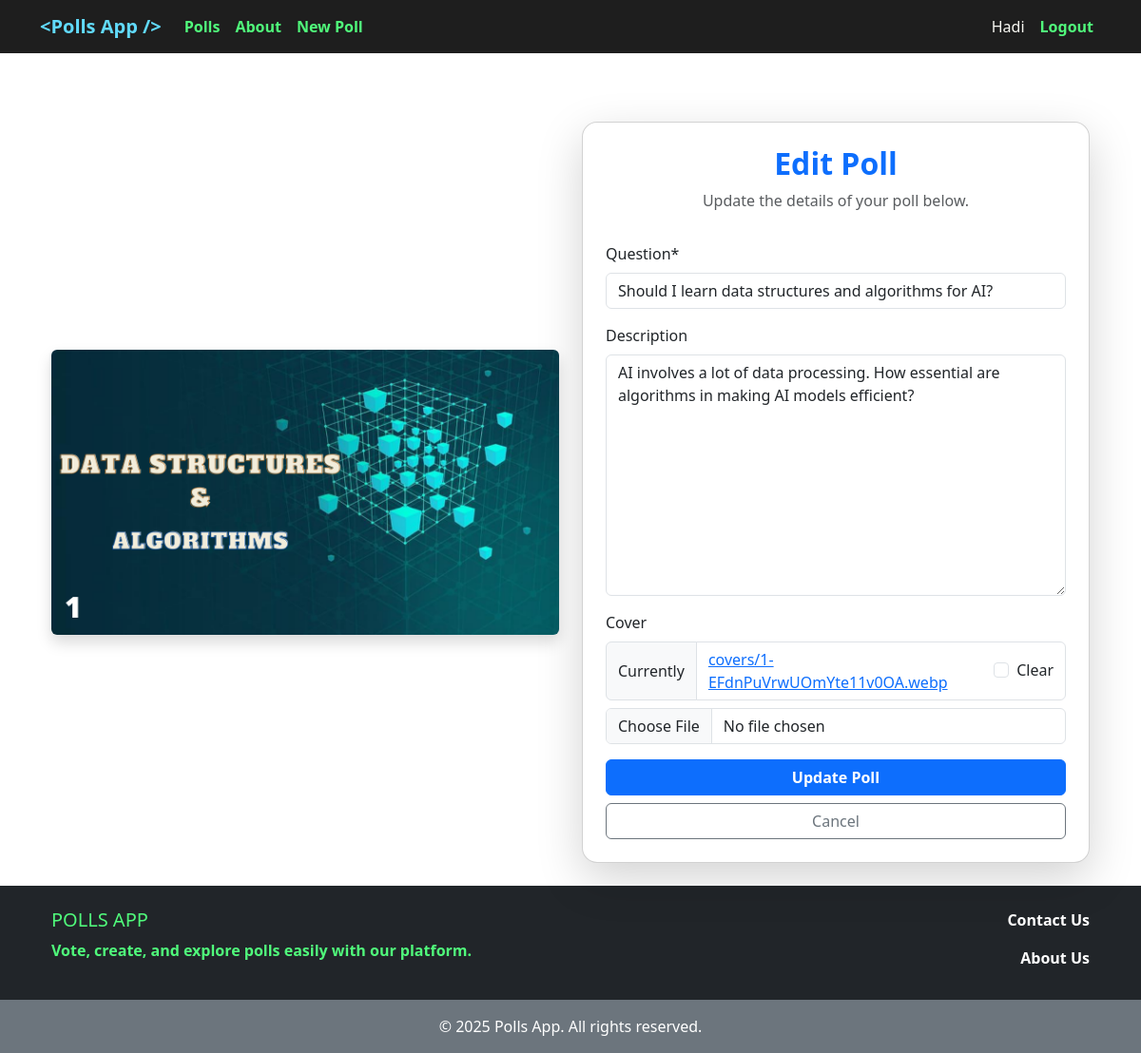
/poll/29/edit/ (signed in), run on the app's committed database.
### accounts/models.py (models this page shows)
class CustomUser(AbstractUser):
    ROLE_CHOICES = [
        ('M', 'Manager'),
        ('E', 'Employee'),
        ('S', 'Student'),
        ('O', 'Other'),
    ]
    role = models.CharField(choices=ROLE_CHOICES, max_length=1, default=ROLE_CHOICES[3][0])

### polls/models.py (models this page shows, shortened)
class Poll(models.Model):
    question = models.CharField(max_length=700)
    user = models.ForeignKey(get_user_model(), on_delete=models.CASCADE)
    description = models.TextField(blank=True)
    cover = models.ImageField(upload_to='covers/', blank=True)
    up_vote = models.PositiveIntegerField(default=0)
    down_vote = models.PositiveIntegerField(default=0)
    upvoted_by = models.ManyToManyField(get_user_model(), related_name='upvoted_polls', blank=True)
    downvoted_by = models.ManyToManyField(get_user_model(), related_name='downvoted_polls', blank=True)
    datetime_created = models.DateTimeField(auto_now_add=True)
    datetime_modified = models.DateTimeField(auto_now=True)
    def get_absolute_url(self):
        return reverse('poll_detail', kwargs={'pk': self.pk})

### polls/views.py (the view)
# urls.py: path('poll/<int:pk>/edit/', poll_update_view, name='poll_update'),
@login_required
def poll_update_view(request, pk):
    poll = get_object_or_404(Poll, pk=pk)
    if request.user != poll.user:
        messages.error(request, "You are not allowed to edit this poll.")
        return redirect("polls_list")  # Redirect to poll list
    if request.method == "POST":
        form = PollForm(request.POST, request.FILES, instance=poll)
        if form.is_valid():
            form.save()
            messages.success(request, "Poll updated successfully!")
            return redirect("poll_detail", pk=poll.pk)
    else:
        form = PollForm(instance=poll)
    return render(request, "polls/poll_update.html", {"form": form, 'poll': poll})

### polls/forms.py
class PollForm(forms.ModelForm):
    class Meta:
        model = Poll
        fields = ['question', 'description', 'cover']

### polls/templates/polls/poll_update.html (shortened to what this page needs)
{% extends '_base.html' %}
{% load crispy_forms_tags %}
{% block content %}
<div class="container mt-5">
    <div class="row justify-content-center align-items-center">
        <div class="col-md-6 text-center">
            {% if poll.cover %}
                <img src="{{ poll.cover.url }}" class="img-fluid rounded shadow" alt="Poll Image" loading="lazy">
            {% else %}
                <img src="https://placehold.co/400x250" class="img-fluid rounded shadow" alt="Placeholder Image">
            {% endif %}
        </div>
        <div class="col-md-6">
            <div class="card shadow-lg p-4 rounded-4">
                <div class="text-center mb-3">
                    <h2 class="fw-bold text-primary">Edit Poll</h2>
                    <p class="text-muted">Update the details of your poll below.</p>
                </div>
                <form method="POST" enctype="multipart/form-data">
                    <div class="mb-3">
                        {{ form|crispy }}
                    </div>
                    <button type="submit" class="btn btn-primary w-100 fw-bold">Update Poll</button>
                    <a href="{{ poll.get_absolute_url }}" class="btn btn-outline-secondary w-100 mt-2">Cancel</a>
                </form>
            </div>
        </div>
    </div>
</div>
{% endblock content %}

### templates/_base.html (shortened to what this page needs)
{% load static %}
<!doctype html>
<html lang="en">
<head>
    <link href="https://cdn.jsdelivr.net/npm/bootstrap@5.3.3/dist/css/bootstrap.min.css"
          rel="stylesheet"
>
</head>
<body>
<nav class="navbar navbar-expand-lg navbar-dark" style="background-color: #1e1e1e;">
    <div class="container">
        <a class="navbar-brand" href="{% url 'polls_list' %}" style="font-weight: bold; color: #61dafb;">&lt;Polls App /&gt;</a>
        <div class="collapse navbar-collapse" id="navbarNav">
            <ul class="navbar-nav">
                <li class="nav-item">
                    <a class="nav-link" href="{% url 'polls_list' %}"
                       style="color: #50fa7b; font-weight: bold;">Polls</a>
                </li>
                <li class="nav-item">
                    <a class="nav-link" href="{% url 'aboutus' %}" style="color: #50fa7b; font-weight: bold;">About</a>
                </li>
                <li class="nav-item">
                    <a class="nav-link" href="{% url 'poll_create' %}" style="color: #50fa7b; font-weight: bold;">New Poll</a>
                </li>
            </ul>
            <ul class="navbar-nav ms-auto">
                {% if user.is_authenticated %}
                    <li class="nav-item">
                        <span class="nav-link" style="color: #f8f8f2;">{{ user.username|capfirst }}</span>
                    </li>
                    <li class="nav-item">
                        <a class="nav-link" href="{% url 'account_logout' %}"
                           style="color: #50fa7b; font-weight: bold;">Logout</a>
                    </li>
                {% endif %}
            </ul>
        </div>
    </div>
</nav>
<div class="content-wrapper container my-4">
    {% block content %}{% endblock content %}
</div>
<footer class="text-center text-lg-start bg-dark text-white mt-auto">
    <div class="container p-4">
        <div class="row">
            <div class="col-md-6" style="color: #50fa7b; font-weight: bold;">
                <h5 class="text-uppercase">Polls App</h5>
                <p>Vote, create, and explore polls easily with our platform.</p>
            </div>
            <div class="col-md-6 text-md-end">
                <a href="https://github.com/amahadnejad" class="text-white text-decoration-none fw-bold d-block">
                    Contact Us
                </a>
                <a href="{% url 'aboutus' %}" class="text-white text-decoration-none fw-bold d-block mt-3">
                    About Us
                </a>
            </div>
        </div>
    </div>
    <div class="text-center p-3 bg-secondary">
        © 2025 Polls App. All rights reserved.
    </div>
</footer>
</body>
</html>

### templates/_base.html (style rules this page uses)
html, body { height: 100%; margin: 0; display: flex; flex-direction: column; }
.content-wrapper { flex: 1; }

### data on the page
CustomUser: username "Hadi"
Poll: cover (picture), question "Should I learn data structures and algorithms for AI?", description "AI involves a lot of data processing. How essential are algorithms in making AI models efficient?"
